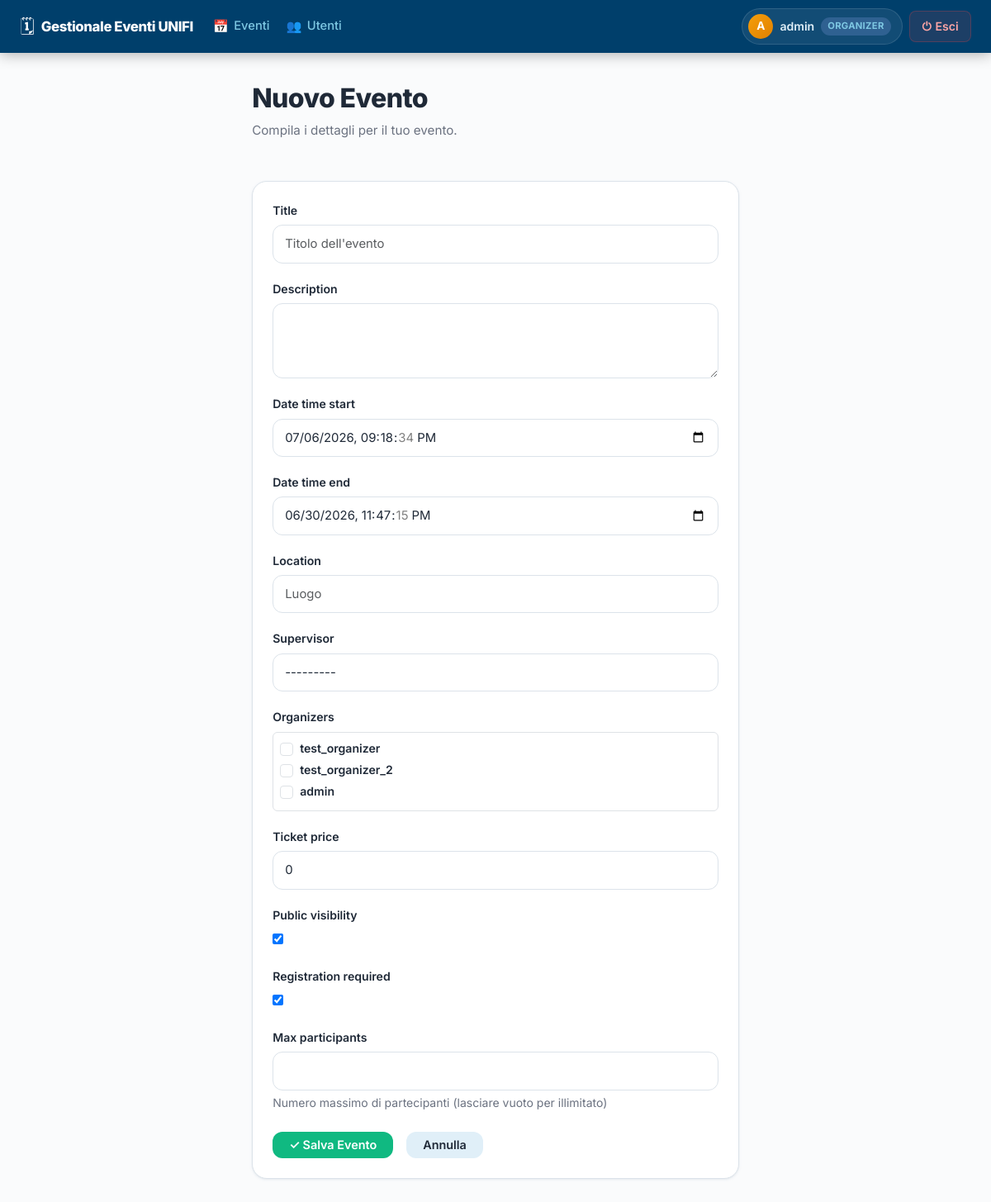
Screenshot of /crea/pubblico/ (signed in) with the database file from the repository.
### users/models.py (models this page shows, shortened)
class CustomUser(AbstractUser):
    RUOLO_CHOICES = [
        ('ORGANIZER', 'Organizzatore'),
        ('ATTENDEE', 'Partecipante'),
    ]
    ruolo = models.CharField(max_length=20, choices=RUOLO_CHOICES, default='ATTENDEE')
    telefono = models.CharField(max_length=15, blank=True, null=True)
    organizer_attivo = models.BooleanField(default=True)

### events/views.py (the view, shortened to what this page needs)
# urls.py: path('crea/pubblico/', PublicEventCreateView.as_view(), name='crea_evento_pubblico'),
class PublicEventCreateView(LoginRequiredMixin, UserPassesTestMixin, CreateView):
    model = PublicEvent
    form_class = PublicEventForm
    template_name = 'events/crea_evento.html'
    success_url = reverse_lazy('lista_eventi')
    def test_func(self):
        return self.request.user.ruolo == 'ORGANIZER' or self.request.user.is_superuser
    def get_context_data(self, **kwargs):
        context = super().get_context_data(**kwargs)
        context['tipo_evento'] = 'Pubblico'
        return context

### events/templates/events/crea_evento.html (shortened to what this page needs)
{% extends 'events/base.html' %}
{% load static %}
{% block content %}
<div class="container">
    <div class="row justify-content-center">
        <div class="col-12 col-md-9 col-lg-7">
            <div class="page-header">
                <div>
                    <h1 class="page-title">Nuovo Evento</h1>
                    <p class="page-subtitle">Compila i dettagli per il tuo evento.</p>
                </div>
            </div>
            <div class="card">
                <form method="post">
                    {% for field in form %}
                    <div class="form-group">
                        <label for="{{ field.id_for_label }}">{{ field.label }}</label>
                        {{ field }}
                        {% if field.name == 'organizers' %}
                        <div class="d-none d-md-block border rounded p-2 mt-1"
                             style="max-height:220px; overflow-y:auto;"
                             data-organizer-checkboxes-for="{{ field.id_for_label }}">
                            {% for choice_value, choice_label in field.field.choices %}
                            <div class="form-check">
                                <input type="checkbox" class="form-check-input" value="{{ choice_value }}"
                                       id="chk_organizers_crea_{{ forloop.counter }}">
                                <label class="form-check-label" for="chk_organizers_crea_{{ forloop.counter }}">{{ choice_label }}</label>
                            </div>
                            {% endfor %}
                        </div>
                        {% elif field.help_text %}
                        <small style="color:var(--text-secondary); display:block; margin-top:4px;">{{ field.help_text }}</small>
                        {% endif %}
                    </div>
                    {% endfor %}
                    <div class="d-flex gap-3 mt-4">
                        <button type="submit" class="btn btn-success">✓ Salva Evento</button>
                        <a href="{% url 'lista_eventi' %}" class="btn btn-secondary">Annulla</a>
                    </div>
                </form>
            </div>
        </div>
    </div>
</div>
{% endblock %}

### events/templates/events/base.html (shortened to what this page needs)
{% load static %}
<!DOCTYPE html>
<html lang="it">
<head>
    <link href="https://cdn.jsdelivr.net/npm/bootstrap@5.3.3/dist/css/bootstrap.min.css" rel="stylesheet">
    <link rel="stylesheet" href="https://cdn.jsdelivr.net/npm/bootstrap-icons@1.11.3/font/bootstrap-icons.min.css">
    <link rel="stylesheet" href="{% static 'events/css/style.css' %}?v=3">
</head>
<body>
    <nav class="navbar navbar-expand-md navbar-dark fixed-top px-3 px-md-4" id="main-navbar">
        <div class="navbar-brand d-flex align-items-center gap-2">
            <span class="navbar-logo">🗓</span>
            <span class="navbar-title">Gestionale Eventi UNIFI</span>
        </div>
        <div class="collapse navbar-collapse" id="navbarContent">
            <ul class="navbar-nav me-auto gap-1 mt-2 mt-md-0">
                <li class="nav-item">
                    <a href="{% url 'lista_eventi' %}" class="nav-link {% block nav_active_eventi %}{% endblock %}">
                        <span class="nav-icon">📅</span> Eventi
                    </a>
                </li>
                <li class="nav-item">
                    <a href="{% url 'lista_utenti' %}" class="nav-link {% block nav_active_utenti %}{% endblock %}">
                        <span class="nav-icon">👥</span> Utenti
                    </a>
                </li>
            </ul>
            <div class="d-flex align-items-center gap-2 mt-3 mt-md-0 mb-2 mb-md-0">
                <a href="{% url 'dettaglio_profilo' user.pk %}" class="nav-user-badge" id="nav-profile-link">
                    <span class="nav-avatar">{{ user.username|slice:":1"|upper }}</span>
                    <span class="nav-username">{{ user.username }}</span>
                    <span class="nav-role-chip">{{ user.ruolo }}</span>
                </a>
                <form action="{% url 'logout' %}" method="post" class="m-0">
                    <button type="submit" class="nav-logout-btn" id="nav-logout-btn">
                        <span>⏻</span> Esci
                    </button>
                </form>
            </div>
        </div>
    </nav>
    <div class="page-wrapper">
        {% block content %}{% endblock %}
    </div>
</body>
</html>

### rows the page displays
CustomUser: username "A", username "admin", ruolo "ORGANIZER", choices "admin"
CustomUser: choices "test_organizer"
CustomUser: choices "test_organizer_2"

### other values shown
{{ field.label }} "Title" "Description" "Date time start" "Date time end" "Location" "Supervisor" "Organizers" "Ticket price" "Public visibility" "Registration required" "Max participants"
{{ field.help_text }} "Numero massimo di partecipanti (lasciare vuoto per illimitato)"
